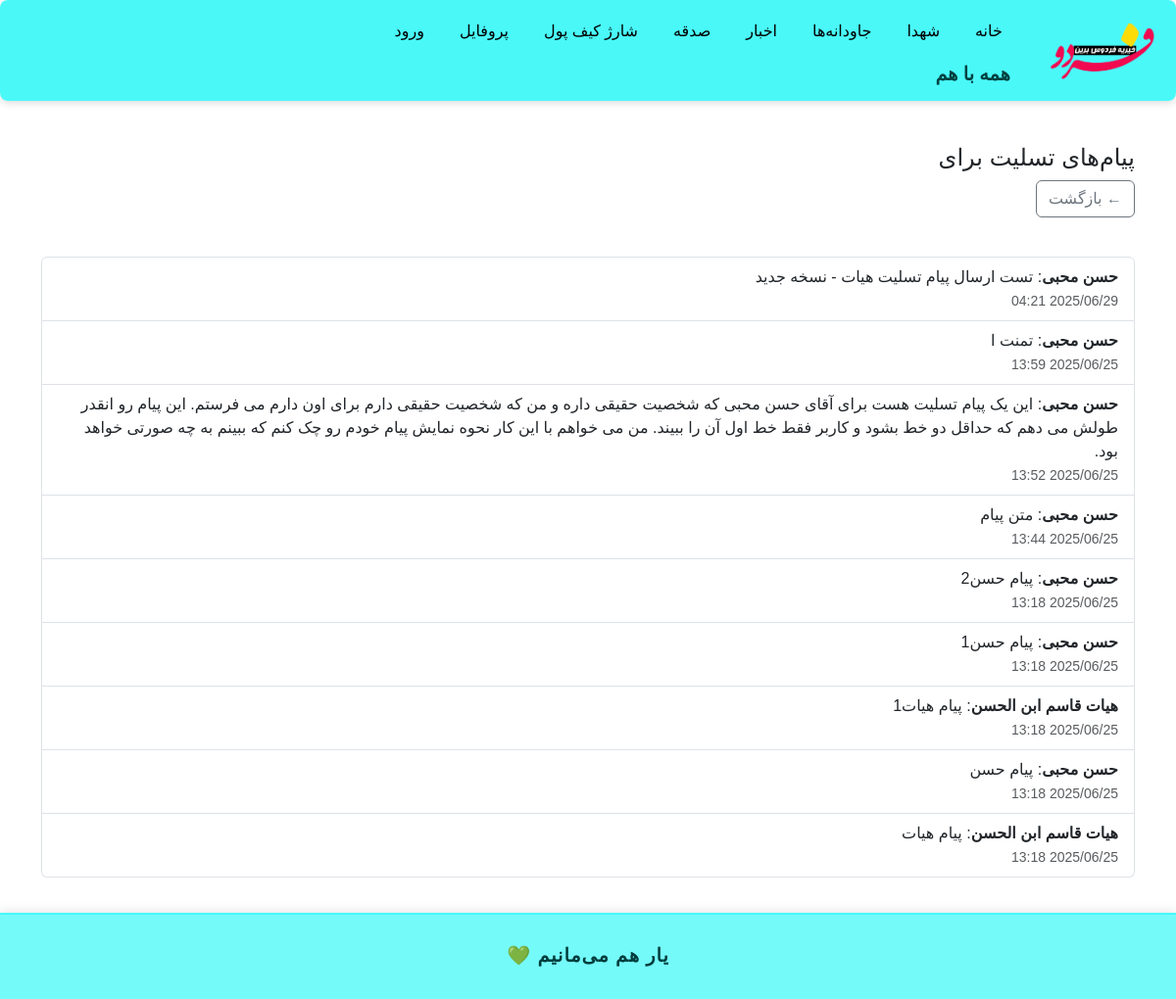
Screenshot of /eternals/condolences/1/ with the database file from the repository.
### eternals/models.py (models this page shows, shortened)
class CondolenceMessage(models.Model):
    eternal = models.ForeignKey(Eternals, on_delete=models.CASCADE, related_name='condolences')  # اضافه شد
    persona = models.ForeignKey(Persona, on_delete=models.CASCADE, related_name='condolences')
    message = models.TextField(verbose_name="متن پیام تسلیت")
    created_at = models.DateTimeField(auto_now_add=True)

### accounts/models.py (models this page shows, shortened)
class Persona(models.Model):
    class PersonaType(models.TextChoices):
        REAL = 'real', _('حقیقی')
        LEGAL = 'legal', _('حقوقی')
    user = models.ForeignKey(User, on_delete=models.CASCADE, related_name='personas')
    name = models.CharField(max_length=255, verbose_name="عنوان شخصیت")
    persona_type = models.CharField(max_length=10, choices=PersonaType.choices, verbose_name="نوع شخصیت")
    is_default = models.BooleanField(default=False, verbose_name="پیش‌فرض")

### eternals/views.py (the view)
# urls.py: path('condolences/<int:eternal_id>/', views.CondolenceListView.as_view(), name='condolence_list'),
class CondolenceListView(ListView):
    model = CondolenceMessage
    template_name = 'eternals/condolence_list.html'
    context_object_name = 'condolences'
    paginate_by = 10  # تعداد پیام در هر صفحه
    def get_queryset(self):
        eternal_id = self.kwargs['eternal_id']
        return CondolenceMessage.objects.filter(eternal_id=eternal_id).select_related('persona').order_by('-created_at')
    def get_context_data(self, **kwargs):
        context = super().get_context_data(**kwargs)
        context['eternal'] = Eternals.objects.get(id=self.kwargs['eternal_id'])
        return context

### templates/eternals/condolence_list.html (shortened to what this page needs)
{% extends 'base.html' %}
{% block content %}
<div class="container mt-4">
    <h4>پیام‌های تسلیت برای {{ eternal.name }}</h4>
        <button onclick="history.back()" class="btn btn-outline-secondary mb-4">
            ← بازگشت
        </button>
    {% if condolences %}
        <ul class="list-group my-3">
            {% for msg in condolences %}
                <li class="list-group-item">
                    <strong>{{ msg.persona.name }}</strong>:
                    {{ msg.message }}
                    <br>
                    <small class="text-muted">{{ msg.created_at|date:"Y/m/d H:i" }}</small>
                </li>
            {% endfor %}
        </ul>
    {% else %}
        <p>هنوز پیامی ثبت نشده است.</p>
    {% endif %}
</div>
{% endblock %}

### templates/base.html (style rules this page uses)
body { font-family: sans-serif; margin: 0; padding: 0; direction: rtl; background-color: #ffffff; }

### rows the page displays
CondolenceMessage: persona.name "حسن محبی", message "تست ارسال پیام تسلیت هیات - نسخه جدید", created_at "2025/06/29 04:21"
CondolenceMessage: persona.name "حسن محبی", message "تمنت ا", created_at "2025/06/25 13:59"
CondolenceMessage: persona.name "حسن محبی", message "این یک پیام تسلیت هست برای آقای حسن محبی که شخصیت حقیقی داره و من که شخصیت حقیقی دارم برای اون دارم می فرستم. این پیام رو انقدر طولش می دهم که حداقل دو خط بشود و کاربر فقط خط اول آن را ببیند. من می خواهم با این کار نحوه نمایش پیام خودم رو چک کنم که ببینم به چه صورتی خواهد بود.", created_at "2025/06/25 13:52"
CondolenceMessage: persona.name "حسن محبی", message "متن پیام", created_at "2025/06/25 13:44"
CondolenceMessage: persona.name "حسن محبی", message "پیام حسن2", created_at "2025/06/25 13:18"
CondolenceMessage: persona.name "حسن محبی", message "پیام حسن1", created_at "2025/06/25 13:18"
CondolenceMessage: persona.name "هیات قاسم ابن الحسن", message "پیام هیات1", created_at "2025/06/25 13:18"
CondolenceMessage: persona.name "حسن محبی", message "پیام حسن", created_at "2025/06/25 13:18"
CondolenceMessage: persona.name "هیات قاسم ابن الحسن", message "پیام هیات", created_at "2025/06/25 13:18"
